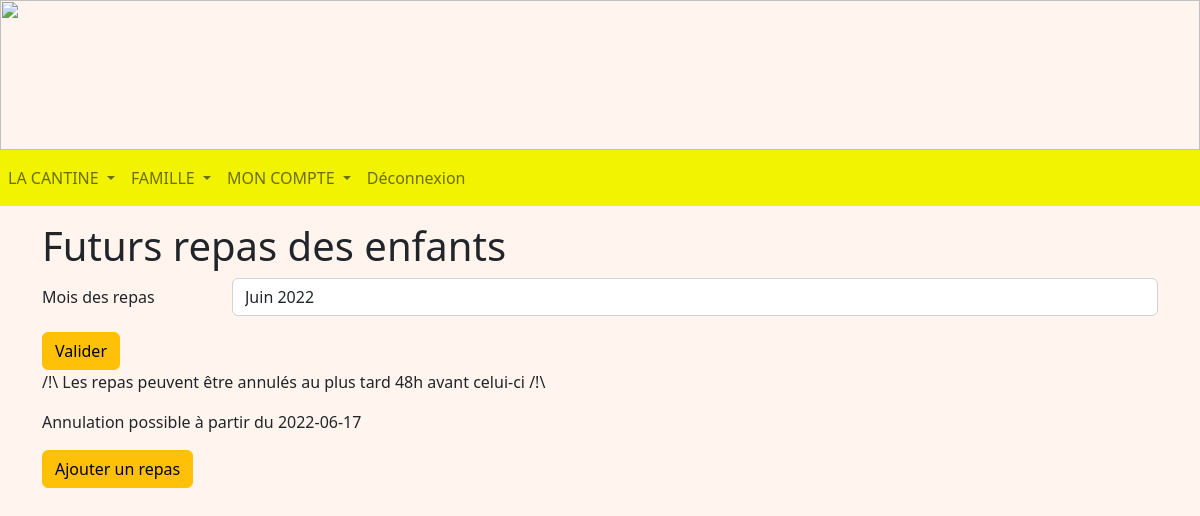
Page /repas (signed in) on the earlier database version.
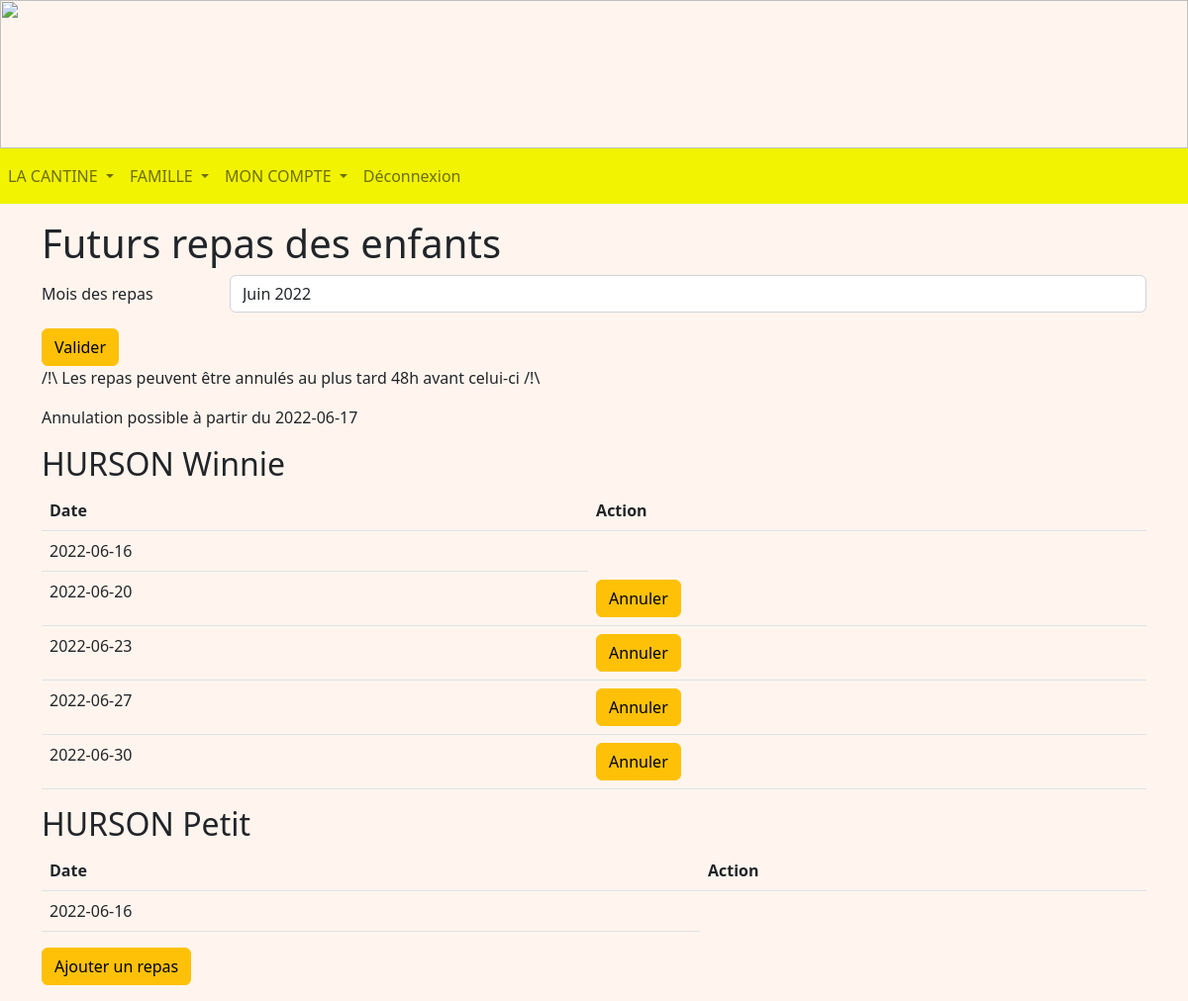
Same page on the later database version.
### tables this page shows
CREATE TABLE Enfant (
  code_enfant integer primary key autoincrement,
  nom_enfant TEXT NOT NULL,
  prenom_enfant TEXT NOT NULL,
  code_tarif integer NOT NULL,
  code_classe integer NOT NULL,
  code_representant integer NOT NULL,
  code_formule integer NOT NULL,
  FOREIGN KEY (code_tarif) REFERENCES Tarif(code_tarif),
  FOREIGN KEY (code_classe) REFERENCES Classe(code_classe),
  FOREIGN KEY (code_representant) REFERENCES Representant(code_representant)
  FOREIGN KEY (code_formule) REFERENCES Formule(code_formule)
);

CREATE TABLE Repas (
  code_repas integer primary key autoincrement,
  date_repas date NOT NULL,
  code_enfant integer NOT NULL,
  FOREIGN KEY (code_enfant) REFERENCES Enfant(code_enfant)
);

### representant.py (the view, shortened to what this page needs)
@app.route('/repas', methods = ["GET", "POST"])
@login_required
def repas():
    db = get_db()
    cur = db.cursor()
    user = cur.execute("SELECT type_compte FROM Compte WHERE identifiant = ?", (flask_login.current_user.name, )).fetchone()
    if user[0] == 'Representant':
        code_rep = cur.execute("SELECT code_representant FROM Representant WHERE identifiant = ?", (flask_login.current_user.name, )).fetchone()
        enfants = cur.execute("SELECT code_enfant, prenom_enfant, nom_enfant FROM Enfant WHERE code_representant = ?", (code_rep[0], )).fetchall()
        repas = []
        year = datetime.datetime.today().year
        year1 = year - 1
        mois = datetime.datetime.today().month
        now = datetime.datetime.today()
        months = listeMois(mois)
        new_dateB = datetime.datetime(year, int(now.month), now.day)
        lastDay = last_day_of_month(new_dateB)
        new_dateE = datetime.datetime(year, int(now.month), lastDay.day)
        limit = int(now.day) + 2
        date_limite = now.replace(day = limit)
        for enfant in enfants:
            repas.append(cur.execute("SELECT * FROM Repas WHERE code_enfant = ? AND date_repas >= ? AND date_repas <= ? ORDER BY date_repas", (enfant[0], new_dateB.strftime('%Y-%m-%d') , new_dateE.strftime('%Y-%m-%d'), )).fetchall())
        return render_template('R_repas.html', enfants = enfants, repasEnfants = repas, date_limite = date_limite.strftime('%Y-%m-%d'), year = year, months = months, mois = mois ,year1 = year1)
    if user[0] == 'Admin':
        return redirect(url_for('accueilAdmin'))
    return redirect(url_for('accueilEnseignant'))

### main.py (called while the page is built)
@login_manager.user_loader
def load_user(user_id):
    db = get_db()
    cur = db.cursor()
    user = cur.execute('SELECT identifiant, mot_de_passe FROM Compte WHERE identifiant=?', (user_id, )).fetchone()
    return User(user[0], user[1])

def get_db():
    if 'db' not in g:
        g.db = sqlite3.connect(DATABASE)
    return g.db

@app.teardown_appcontext
def close_connection(exception):
    db = g.pop('db', None)
    if db is not None:
        db.close()

### representant.py (called while the page is built)
def last_day_of_month(any_day):
    next_month = any_day.replace(day=28) + datetime.timedelta(days=4)
    return next_month - datetime.timedelta(days=next_month.day)

### templates/R_repas.html (shortened to what this page needs)
<!DOCTYPE html>
<html>
<head>
    {% extends "R_layout.html" %}
    {% block content %}
    <div class="container mt-3 mb-3">
        <h1>Futurs repas des enfants</h1>
        <form method="post">
            <div class="row mb-3">
                <label class="col-sm-2 col-form-label" for="repas">Mois des repas</label>
                <div class="col-sm-10">
                    <select name="repas" class="form-control" id="repas">
                        {% for month in months %}
                            {% if month == mois %}
                                {% if months|length < 7 %}
                                    <option value="{{ month }}" selected>{{ month }} {{ year }}</option>
                                {% else %}
                                    <option value="{{ month }}" selected>{{ month }} {{ year1 }}</option>
                                {% endif %}
                            {% else %}
                                {% if months|length < 7 %}
                                    <option value="{{ month }}">{{ month }} {{ year }}</option>
                                {% else %}
                                    <option value="{{ month }}">{{ month }} {{ year1 }}</option>
                                {% endif %}
                            {% endif %}
                        {% endfor %}
                    </select>
                </div>
            </div>
            <button type="submit" class="btn btn-warning">Valider</button>
        </form>
        <p>/!\ Les repas peuvent être annulés au plus tard 48h avant celui-ci /!\</p>
        <p>Annulation possible à partir du {{date_limite}}</p>
        {% for enfant in enfants %}
        <h2>{{ enfant[2] }} {{ enfant[1] }}</h2>
        <table class="table table-stripped">
            <thead>
                <th scope="col">Date</th>
                <th cope="col">Action</th>
            </thead>
            <tbody>
                {% for repas in repasEnfants %}
                {% for repa in repas %}
                {% if repa[0] %}
                {% if repa[2] == enfant[0] %}
                <tr>
                    <td scope="row">{{ repa[1] }}</td>
                    {% if repa[1] >= date_limite %}
                    <td><a class="btn btn-warning" href="/annuleRepas/{{ repa[0] }}"
                            onclick="if (confirm('Voulez-vous vraiment annuler le repas ?')) commentDelete(1); return false">Annuler</a>
                    </td>
                    {% endif %}
                </tr>
                {% endif %}
                {% endif %}
                {% endfor %}
                {% endfor %}
            </tbody>
        </table>
        {% endfor %}
        <a class="btn btn-warning mb-3" href="/ajoutRepas">Ajouter un repas</a>
    </div>
    {% endblock %}

### templates/R_layout.html (shortened to what this page needs)
<!DOCTYPE html>
<html lang="fr">
<head>
    <link href="https://cdn.jsdelivr.net/npm/bootstrap@5.2.0-beta1/dist/css/bootstrap.min.css" rel="stylesheet"
>
    <link rel="stylesheet" href="/static/css/main.css">
</head>
<body>
    <img style="width: 100%; height: 150px;"
        src="https://www.logarric.com/wp-content/uploads/2014/06/calendreta-lo-garric3.png" alt="">
    <nav class="navbar navbar-expand-lg navbar-light" style="background-color: #f1f301;">
        <div class="collapse navbar-collapse" id="navbarNavDropdown">
            <ul class="navbar-nav">
                <li class="nav-item dropdown">
                    <a class="nav-link dropdown-toggle" href="#" id="navbarDropdownMenuLink" role="button"
                        data-bs-toggle="dropdown" aria-expanded="false">
                        LA CANTINE
                    </a>
                </li>
                <li class="nav-item dropdown">
                    <a class="nav-link dropdown-toggle" href="#" id="navbarDropdownMenuLink" role="button"
                        data-bs-toggle="dropdown" aria-expanded="false">
                        FAMILLE
                    </a>
                </li>
                <li class="nav-item dropdown">
                    <a class="nav-link dropdown-toggle" href="#" id="navbarDropdownMenuLink" role="button"
                        data-bs-toggle="dropdown" aria-expanded="false">
                        MON COMPTE
                    </a>
                </li>
                <li class="nav-item">
                    <a class="nav-link" btn-outline-success href="/deconnexion">Déconnexion</a>
                </li>
            </ul>
        </div>
    </nav>
    {% block content %}
    {% endblock %}
</body>
</html>

### static/css/main.css (style rules this page uses)
body { background-repeat: no-repeat; background-color:rgb(265,245,238); height: 110px; margin: 0px; }

Differences in the rows shown:
added Enfant: nom_enfant "HURSON", prenom_enfant "Winnie"
added Repas: date_repas "2022-06-16"
added Repas: date_repas "2022-06-20"
added Repas: date_repas "2022-06-23"
added Repas: date_repas "2022-06-27"
added Repas: date_repas "2022-06-30"
added Enfant: nom_enfant "HURSON", prenom_enfant "Petit"
added Repas: date_repas "2022-06-16"
